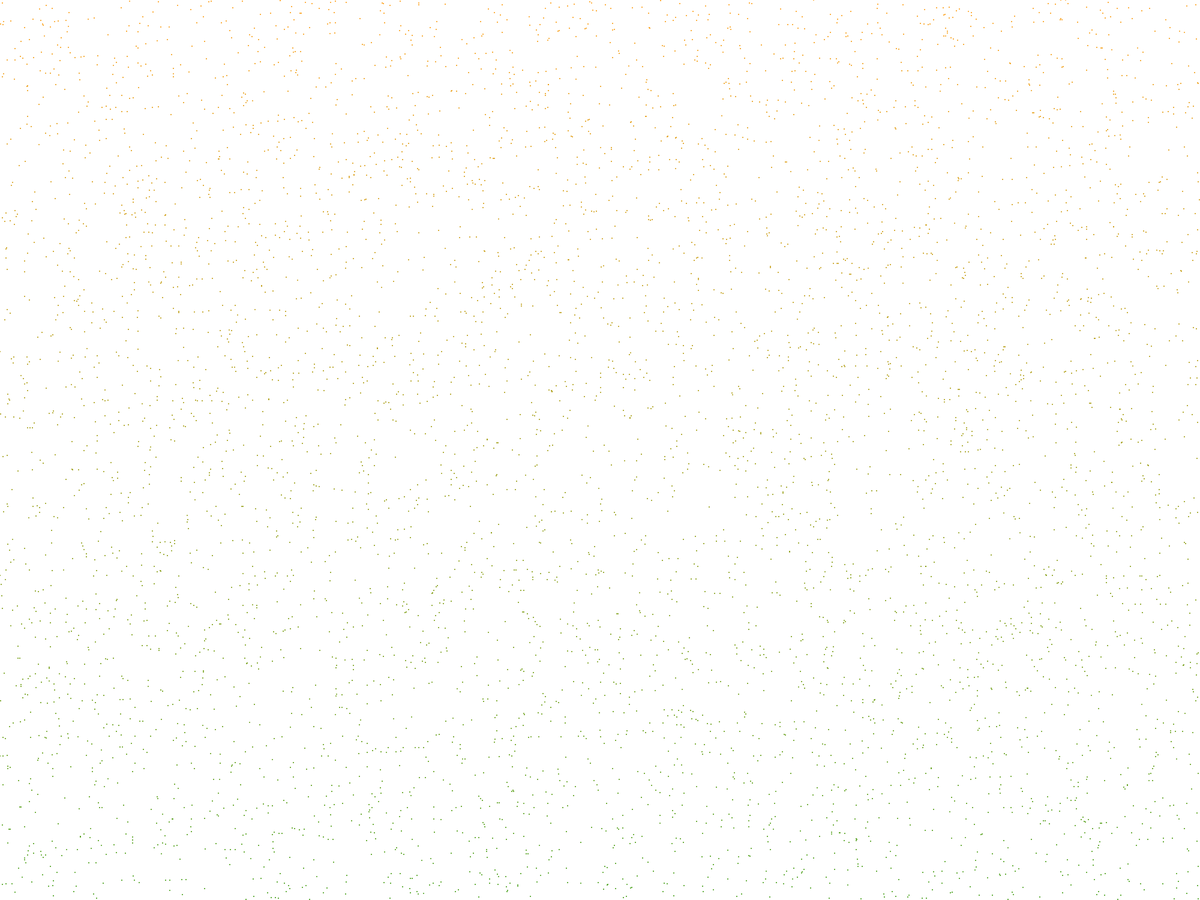
Frame 1 (no input)
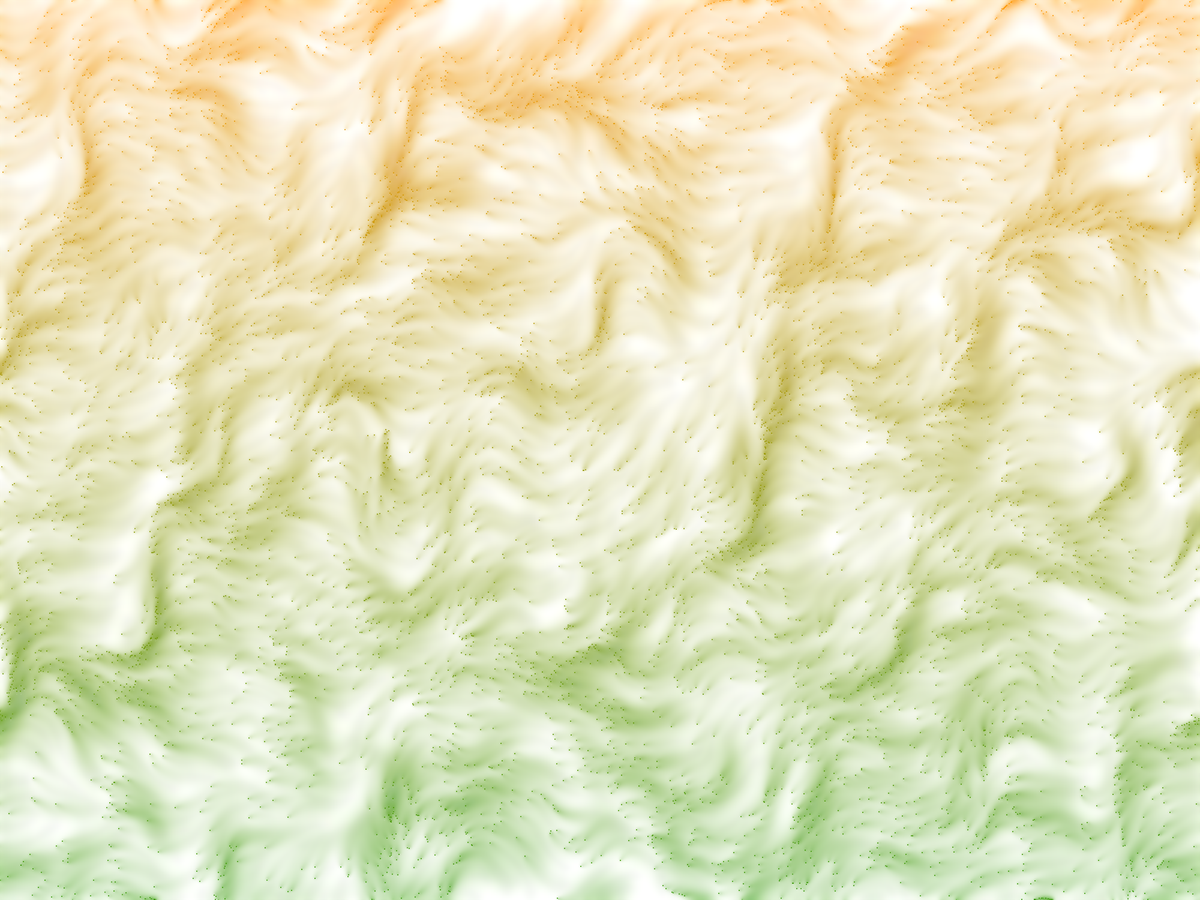
Frame 60 (no input)
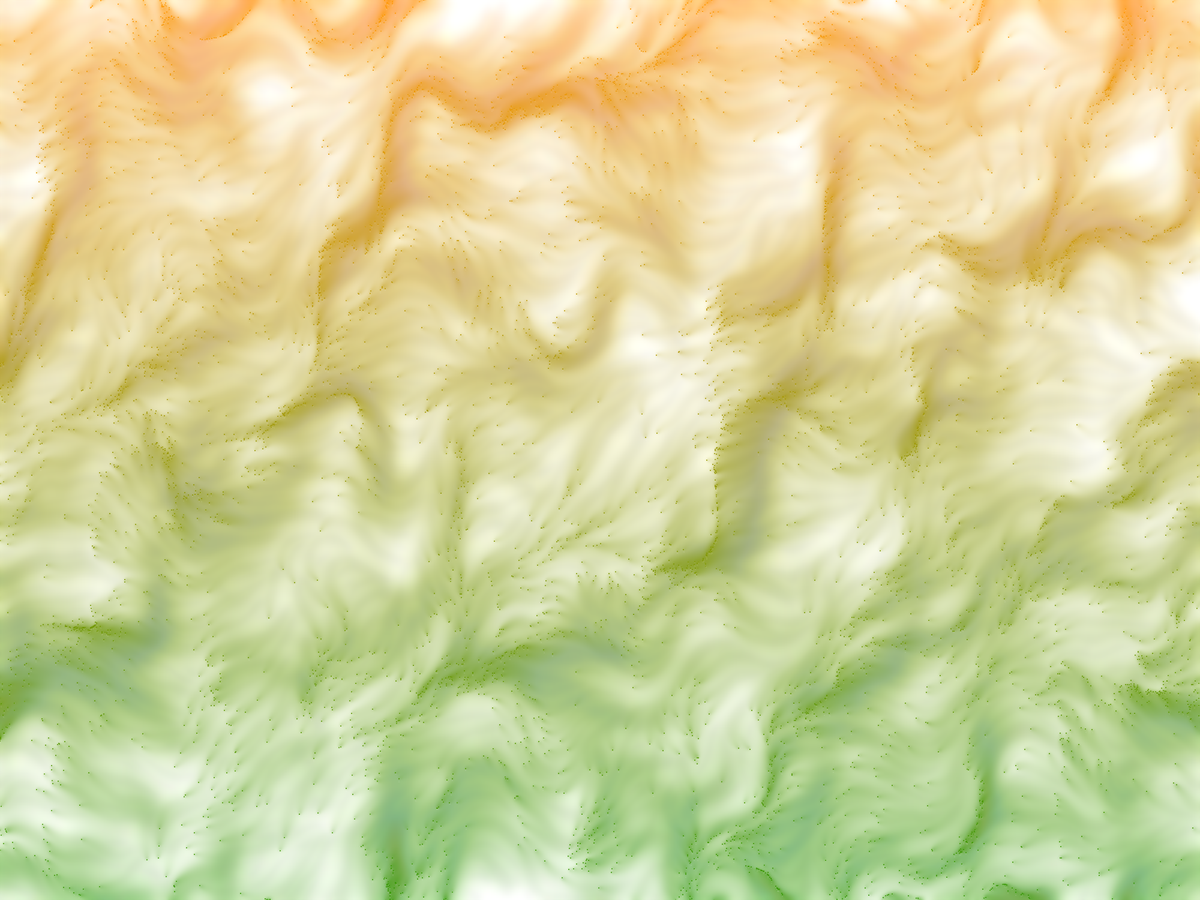
Frame 120 (the mouse pressed at the canvas centre since frame 60)

The p5.js sketch that drew these frames (run headless with seeded random() and noise() and a simulated clock; from frame 60 on, the mouse is pressed at the canvas centre):

// p5.js sketch
// ── sketch.js
// “seawave-blur” by loxi
// https://openprocessing.org/sketch/960311
// License CreativeCommons Attribution ShareAlike
// https://creativecommons.org/licenses/by-sa/3.0

//which is a branch of:

// “Surf's up blur” by Robert D'Arcy
// https://openprocessing.org/sketch/854271
// License CreativeCommons Attribution ShareAlike
// https://creativecommons.org/licenses/by-sa/3.0


let waveNum = 6000;
let imgProc;
let waves = [];

function setup() { 
  imgProc = createCanvas(2000, 1500);
  background(255); //white
  frameRate(30);
	
	setParticles()
}


function draw() {  

	push()
		drawingContext.filter='blur(2px)'
		image(imgProc, 0, 0)
	pop()
	
	noStroke()
	background(255,0.75)
  for (let w of waves) {
		w.move();
	}
}

function setParticles() {
	background(255)
	waves = []
	for (let i = 0; i < waveNum; i++) {
		let newW = new Wave({
			pos: createVector(random(width), random(height)),
			increase: 0,
			theta: 0,
			color: color(255, 0, 0), //red
		})
		waves.push(newW)
	}
}

// function mousePressed() {
//   setParticles();
// }


class Wave {
	constructor(args){		
		let def = {
  		pos: createVector(random(width), random(height)),
			increase: 0,
			theta: 0, 
			color: color(20, 255, 0),//green
	}
		
		Object.assign(def,args)
		Object.assign(this,def)
	}


  update() {
		let adj = map(this.pos.y, 0, height, 205, 0);
		this.color = color(int(adj)+50, 150 , 0);
    this.increase +=  0.008;
    this.theta = noise(this.pos.x * 0.008, this.pos.y * 0.004, this.increase) * TWO_PI;
    this.pos.x += 2 * cos(this.theta);
    this.pos.y += 2 * sin(this.theta);
  }

  display() {
		let n = noise(0.01*width)
    if (this.pos.x > 0 && this.pos.x < width && this.pos.y > 0  && this.pos.y < height) {
				fill(this.color)
				ellipse(int(this.pos.x) ,int(this.pos.y), 2)
				fill(color(255,255,255,120))
				ellipse(int(this.pos.x +n) ,int(this.pos.y +random(5)), 1)
				// fill(color(255,255,255,100))
				// ellipse(int(this.pos.x +random(2) ) ,int(this.pos.y +n), 1)
    }
  }

  wrap() {
    if (this.pos.x < 0){this.pos.x = width;}
    if (this.pos.x > width ){ this.pos.x =  0;}
    if (this.pos.y < 0 ){ this.pos.y = height;}
    if (this.pos.y > height) {this.pos.y =  0;}
  }
	
	move(){
		this.update();
		this.wrap();
		this.display();
	}
	
}
